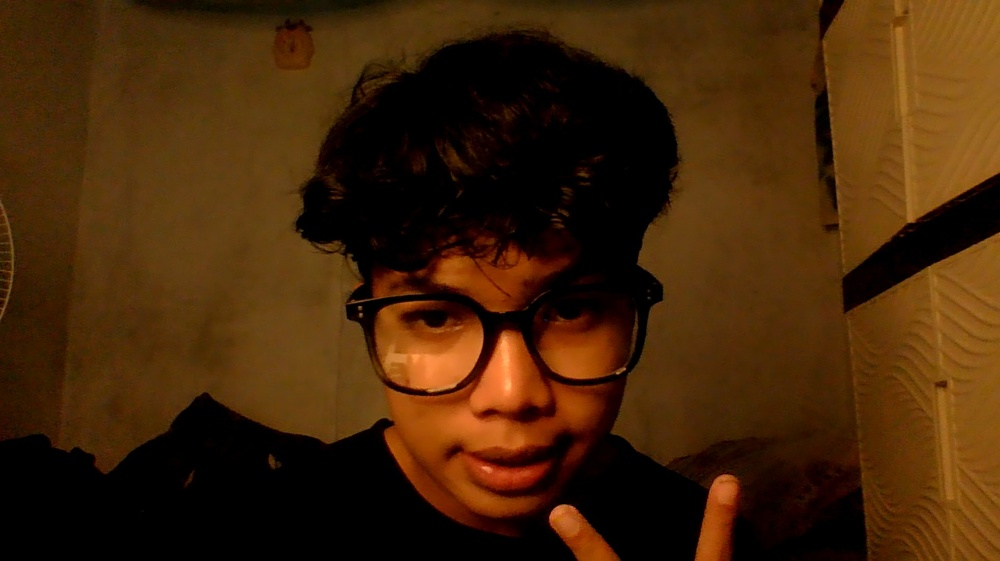
#> input picture assets/input.jpg, 1000 x 561 px, shrunk from 1912 x 1072 before the run
$ python main.py
#> lines starting #> are read from the running program, lines starting #| are printed output that depends on the picture; after the words box and inside, x2 and y2 are one past the last pixel; in counts of white or black regions, pixels touching at a corner belong together
import cv2
import numpy as np
import matplotlib.pyplot as plt
from skimage.util import random_noise
import os

# setup path
folder_project = os.path.dirname(__file__)
folder_assets = os.path.join(folder_project, 'assets')

if not os.path.exists(folder_assets):
    os.makedirs(folder_assets)

# load gambar
path_gambar = os.path.join(folder_assets, 'input.jpg')
img = cv2.imread(path_gambar)
#> img is the input picture: shape (561, 1000, 3); mean B, G, R 8, 37.5, 68.4

if img is None:
    print("Gambar belum ada atau path salah, cek folder assets")
    exit()

img = cv2.cvtColor(img, cv2.COLOR_BGR2RGB)

# tambah noise
noise_img = random_noise(img, mode='s&p', amount=0.05)
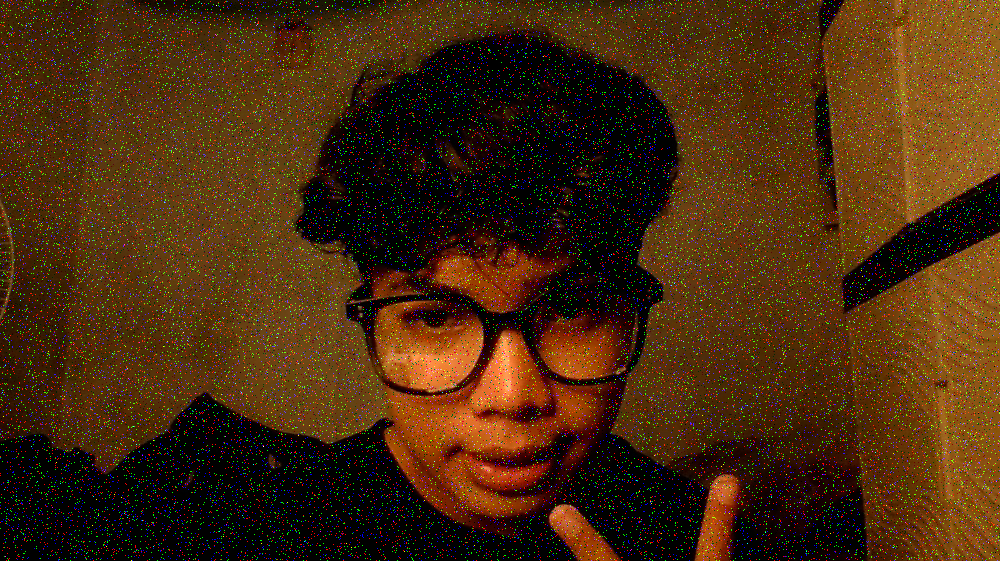
#> noise_img: shape (561, 1000, 3) float64; mean R, G, B 0.28, 0.165, 0.055
noise_img = (noise_img * 255).astype(np.uint8)

# denoising spatial (median filter)
spatial_result = cv2.medianBlur(noise_img, 5)

# denoising frequency
gray = cv2.cvtColor(noise_img, cv2.COLOR_RGB2GRAY)
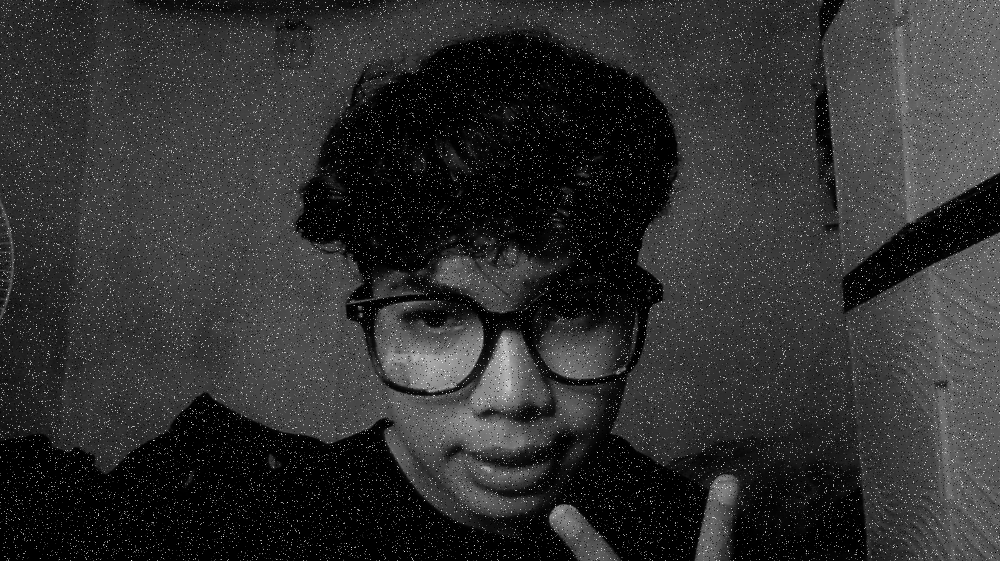
#> gray: shape (561, 1000); min 0, max 255, mean 47.5

f = np.fft.fft2(gray)
fshift = np.fft.fftshift(f)

baris, kolom = gray.shape
#> baris = 561; kolom = 1000
tengah_x, tengah_y = baris // 2, kolom // 2
#> tengah_x = 280; tengah_y = 500

mask = np.zeros((baris, kolom), np.uint8)
radius = 50

for i in range(baris):
    for j in range(kolom):
        if (i - tengah_x)**2 + (j - tengah_y)**2 <= radius**2:
            mask[i, j] = 1
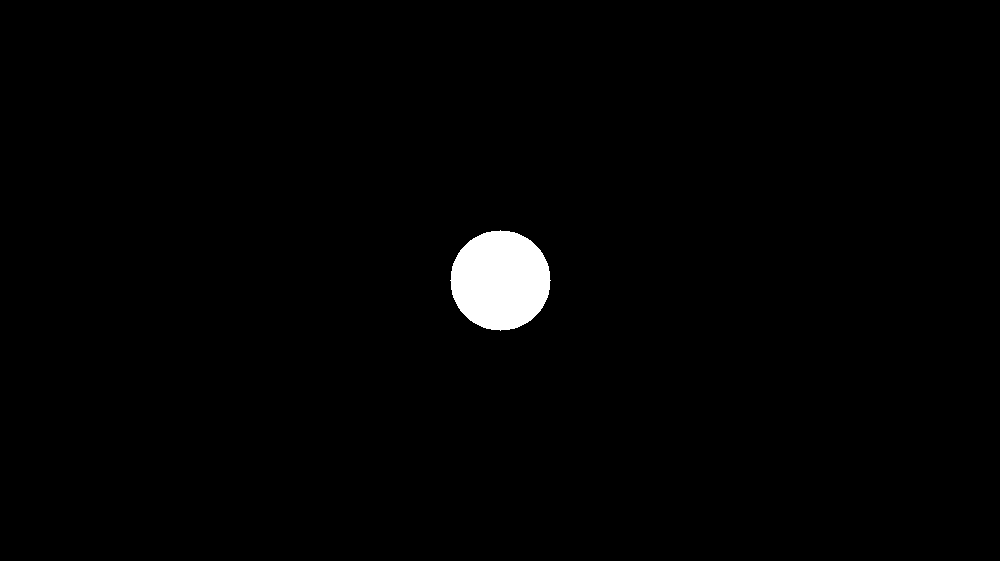
#> mask: shape (561, 1000); values 0 (black) and 1 (white), 1.4% white; 1 white region, box (x1, y1, x2, y2) and area: (450, 230, 551, 331) 7845

fshift_filter = fshift * mask

f_ishift = np.fft.ifftshift(fshift_filter)
img_hasil = np.fft.ifft2(f_ishift)
img_hasil = np.abs(img_hasil)
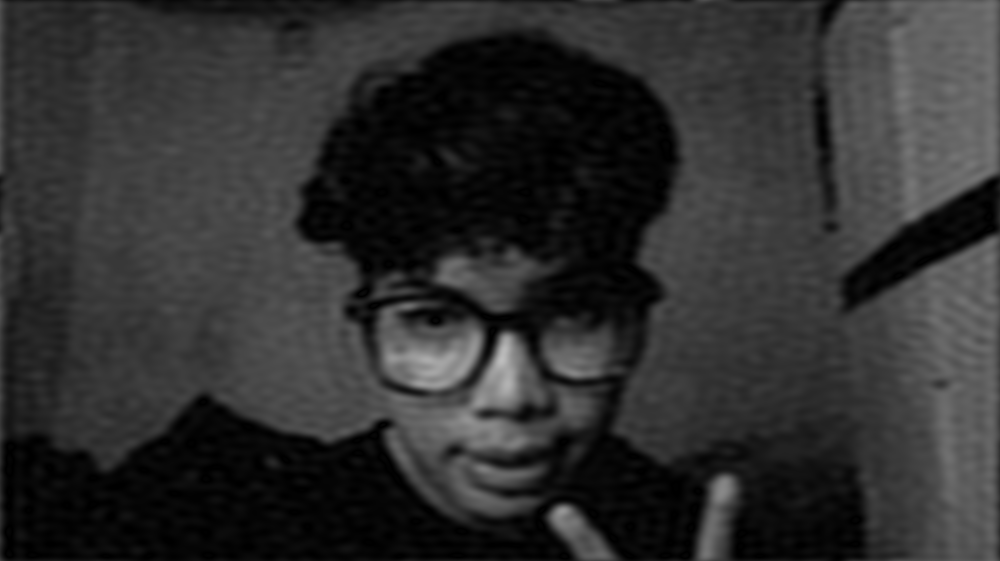
#> img_hasil: shape (561, 1000) float64; min 0.000205, max 190.1, mean 47.5

frequency_result = np.clip(img_hasil, 0, 255).astype(np.uint8)

# simpan hasil
cv2.imwrite(os.path.join(folder_assets, 'noise.jpg'),
            cv2.cvtColor(noise_img, cv2.COLOR_RGB2BGR))

cv2.imwrite(os.path.join(folder_assets, 'spatial.jpg'),
            cv2.cvtColor(spatial_result, cv2.COLOR_RGB2BGR))

cv2.imwrite(os.path.join(folder_assets, 'frequency.jpg'),
            frequency_result)

print("hasil sudah disimpan di folder assets")

# tampilkan
plt.figure(figsize=(10,8))

plt.subplot(2,2,1)
plt.title("Original")
plt.imshow(img)
plt.axis('off')

plt.subplot(2,2,2)
plt.title("Noise")
plt.imshow(noise_img)
plt.axis('off')

plt.subplot(2,2,3)
plt.title("Spatial (Median)")
plt.imshow(spatial_result)
plt.axis('off')

plt.subplot(2,2,4)
plt.title("Frequency (Low-pass)")
plt.imshow(frequency_result, cmap='gray')
plt.axis('off')

plt.tight_layout()
plt.show()
